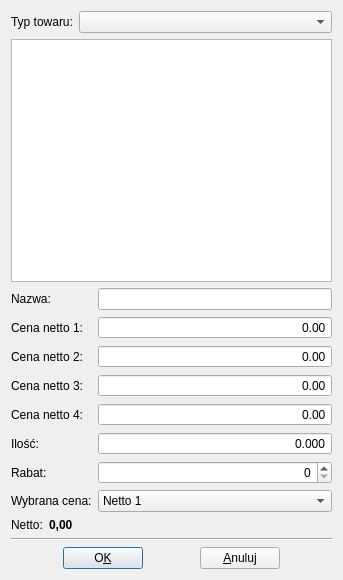
<?xml version="1.0" encoding="UTF-8"?>
<ui version="4.0">
 <class>CommodityListDialog</class>
 <widget class="QDialog" name="CommodityListDialog">
  <property name="geometry">
   <rect>
    <x>0</x>
    <y>0</y>
    <width>343</width>
    <height>580</height>
   </rect>
  </property>
  <property name="windowTitle">
   <string>Wybierz towar z listy</string>
  </property>
  <layout class="QVBoxLayout" name="verticalLayout">
   <item>
    <layout class="QFormLayout" name="formLayout_3">
     <item row="0" column="0">
      <widget class="QLabel" name="labelCommodities">
       <property name="maximumSize">
        <size>
         <width>32767</width>
         <height>32767</height>
        </size>
       </property>
       <property name="text">
        <string>Typ towaru:</string>
       </property>
       <property name="scaledContents">
        <bool>false</bool>
       </property>
       <property name="wordWrap">
        <bool>false</bool>
       </property>
       <property name="buddy">
        <cstring>comboBoxCommodities</cstring>
       </property>
      </widget>
     </item>
     <item row="0" column="1">
      <widget class="QComboBox" name="comboBoxCommodities">
       <property name="sizePolicy">
        <sizepolicy hsizetype="Preferred" vsizetype="Preferred">
         <horstretch>0</horstretch>
         <verstretch>0</verstretch>
        </sizepolicy>
       </property>
      </widget>
     </item>
    </layout>
   </item>
   <item>
    <widget class="QListView" name="listViewCommodities"/>
   </item>
   <item>
    <layout class="QFormLayout" name="formLayout_2">
     <item row="0" column="0">
      <widget class="QLabel" name="labelName">
       <property name="text">
        <string>Nazwa:</string>
       </property>
       <property name="wordWrap">
        <bool>false</bool>
       </property>
       <property name="buddy">
        <cstring>lineEditName</cstring>
       </property>
      </widget>
     </item>
     <item row="0" column="1">
      <widget class="QLineEdit" name="lineEditName">
       <property name="enabled">
        <bool>true</bool>
       </property>
       <property name="focusPolicy">
        <enum>Qt::StrongFocus</enum>
       </property>
       <property name="readOnly">
        <bool>true</bool>
       </property>
      </widget>
     </item>
     <item row="1" column="0">
      <widget class="QLabel" name="labelPriceNet1">
       <property name="text">
        <string>Cena netto 1:</string>
       </property>
       <property name="wordWrap">
        <bool>false</bool>
       </property>
       <property name="buddy">
        <cstring>doubleSpinBoxPriceNet1</cstring>
       </property>
      </widget>
     </item>
     <item row="1" column="1">
      <widget class="QDoubleSpinBox" name="doubleSpinBoxPriceNet1">
       <property name="alignment">
        <set>Qt::AlignRight|Qt::AlignTrailing|Qt::AlignVCenter</set>
       </property>
       <property name="buttonSymbols">
        <enum>QAbstractSpinBox::NoButtons</enum>
       </property>
       <property name="maximum">
        <double>999999999.000000000000000</double>
       </property>
      </widget>
     </item>
     <item row="2" column="0">
      <widget class="QLabel" name="labelPriceNet2">
       <property name="text">
        <string>Cena netto 2:</string>
       </property>
       <property name="wordWrap">
        <bool>false</bool>
       </property>
       <property name="buddy">
        <cstring>doubleSpinBoxPriceNet2</cstring>
       </property>
      </widget>
     </item>
     <item row="2" column="1">
      <widget class="QDoubleSpinBox" name="doubleSpinBoxPriceNet2">
       <property name="alignment">
        <set>Qt::AlignRight|Qt::AlignTrailing|Qt::AlignVCenter</set>
       </property>
       <property name="buttonSymbols">
        <enum>QAbstractSpinBox::NoButtons</enum>
       </property>
       <property name="maximum">
        <double>99999.990000000005239</double>
       </property>
      </widget>
     </item>
     <item row="3" column="0">
      <widget class="QLabel" name="labelPriceNet3">
       <property name="text">
        <string>Cena netto 3:</string>
       </property>
       <property name="wordWrap">
        <bool>false</bool>
       </property>
       <property name="buddy">
        <cstring>doubleSpinBoxPriceNet3</cstring>
       </property>
      </widget>
     </item>
     <item row="3" column="1">
      <widget class="QDoubleSpinBox" name="doubleSpinBoxPriceNet3">
       <property name="alignment">
        <set>Qt::AlignRight|Qt::AlignTrailing|Qt::AlignVCenter</set>
       </property>
       <property name="buttonSymbols">
        <enum>QAbstractSpinBox::NoButtons</enum>
       </property>
       <property name="maximum">
        <double>99999.990000000005239</double>
       </property>
      </widget>
     </item>
     <item row="4" column="0">
      <widget class="QLabel" name="labelPriceNet4">
       <property name="text">
        <string>Cena netto 4:</string>
       </property>
       <property name="wordWrap">
        <bool>false</bool>
       </property>
       <property name="buddy">
        <cstring>doubleSpinBoxPriceNet4</cstring>
       </property>
      </widget>
     </item>
     <item row="4" column="1">
      <widget class="QDoubleSpinBox" name="doubleSpinBoxPriceNet4">
       <property name="alignment">
        <set>Qt::AlignRight|Qt::AlignTrailing|Qt::AlignVCenter</set>
       </property>
       <property name="buttonSymbols">
        <enum>QAbstractSpinBox::NoButtons</enum>
       </property>
       <property name="maximum">
        <double>99999.990000000005239</double>
       </property>
      </widget>
     </item>
     <item row="5" column="0">
      <widget class="QLabel" name="labelAmount">
       <property name="text">
        <string>Ilość:</string>
       </property>
       <property name="wordWrap">
        <bool>false</bool>
       </property>
       <property name="buddy">
        <cstring>doubleSpinBoxAmount</cstring>
       </property>
      </widget>
     </item>
     <item row="5" column="1">
      <widget class="QDoubleSpinBox" name="doubleSpinBoxAmount">
       <property name="alignment">
        <set>Qt::AlignRight|Qt::AlignTrailing|Qt::AlignVCenter</set>
       </property>
       <property name="buttonSymbols">
        <enum>QAbstractSpinBox::NoButtons</enum>
       </property>
       <property name="decimals">
        <number>3</number>
       </property>
       <property name="maximum">
        <double>9999.989999999999782</double>
       </property>
      </widget>
     </item>
     <item row="6" column="0">
      <widget class="QLabel" name="labelDiscount">
       <property name="text">
        <string>Rabat:</string>
       </property>
       <property name="wordWrap">
        <bool>false</bool>
       </property>
       <property name="buddy">
        <cstring>spinBoxDiscount</cstring>
       </property>
      </widget>
     </item>
     <item row="6" column="1">
      <widget class="QSpinBox" name="spinBoxDiscount">
       <property name="alignment">
        <set>Qt::AlignRight|Qt::AlignTrailing|Qt::AlignVCenter</set>
       </property>
      </widget>
     </item>
     <item row="7" column="0">
      <widget class="QLabel" name="labelChosenNetPrice">
       <property name="text">
        <string>Wybrana cena:</string>
       </property>
       <property name="buddy">
        <cstring>comboBoxChosenNetPrice</cstring>
       </property>
      </widget>
     </item>
     <item row="7" column="1">
      <widget class="QComboBox" name="comboBoxChosenNetPrice">
       <item>
        <property name="text">
         <string>Netto 1</string>
        </property>
       </item>
       <item>
        <property name="text">
         <string>Netto 2</string>
        </property>
       </item>
       <item>
        <property name="text">
         <string>Netto 3</string>
        </property>
       </item>
       <item>
        <property name="text">
         <string>Netto 4</string>
        </property>
       </item>
      </widget>
     </item>
    </layout>
   </item>
   <item>
    <layout class="QFormLayout" name="formLayout">
     <property name="fieldGrowthPolicy">
      <enum>QFormLayout::AllNonFixedFieldsGrow</enum>
     </property>
     <item row="0" column="0">
      <widget class="QLabel" name="labelNet">
       <property name="text">
        <string>Netto:</string>
       </property>
       <property name="wordWrap">
        <bool>false</bool>
       </property>
      </widget>
     </item>
     <item row="0" column="1">
      <widget class="QLabel" name="labelNetVal">
       <property name="minimumSize">
        <size>
         <width>80</width>
         <height>0</height>
        </size>
       </property>
       <property name="font">
        <font>
         <weight>75</weight>
         <bold>true</bold>
        </font>
       </property>
       <property name="text">
        <string>0,00</string>
       </property>
       <property name="wordWrap">
        <bool>false</bool>
       </property>
      </widget>
     </item>
    </layout>
   </item>
   <item>
    <widget class="Line" name="line">
     <property name="orientation">
      <enum>Qt::Horizontal</enum>
     </property>
    </widget>
   </item>
   <item>
    <layout class="QHBoxLayout" name="_22">
     <item>
      <spacer name="spacer3">
       <property name="orientation">
        <enum>Qt::Horizontal</enum>
       </property>
       <property name="sizeType">
        <enum>QSizePolicy::Expanding</enum>
       </property>
       <property name="sizeHint" stdset="0">
        <size>
         <width>43</width>
         <height>20</height>
        </size>
       </property>
      </spacer>
     </item>
     <item>
      <widget class="QPushButton" name="pushButtonOK">
       <property name="text">
        <string>O&amp;K</string>
       </property>
       <property name="shortcut">
        <string>Alt+K</string>
       </property>
      </widget>
     </item>
     <item>
      <spacer name="spacer1">
       <property name="orientation">
        <enum>Qt::Horizontal</enum>
       </property>
       <property name="sizeType">
        <enum>QSizePolicy::Expanding</enum>
       </property>
       <property name="sizeHint" stdset="0">
        <size>
         <width>43</width>
         <height>20</height>
        </size>
       </property>
      </spacer>
     </item>
     <item>
      <widget class="QPushButton" name="pushButtonCancel">
       <property name="text">
        <string>&amp;Anuluj</string>
       </property>
       <property name="shortcut">
        <string>Alt+C</string>
       </property>
      </widget>
     </item>
     <item>
      <spacer name="spacer2">
       <property name="orientation">
        <enum>Qt::Horizontal</enum>
       </property>
       <property name="sizeType">
        <enum>QSizePolicy::Expanding</enum>
       </property>
       <property name="sizeHint" stdset="0">
        <size>
         <width>43</width>
         <height>20</height>
        </size>
       </property>
      </spacer>
     </item>
    </layout>
   </item>
  </layout>
 </widget>
 <layoutdefault spacing="6" margin="11"/>
 <pixmapfunction>qPixmapFromMimeSource</pixmapfunction>
 <tabstops>
  <tabstop>comboBoxCommodities</tabstop>
  <tabstop>listViewCommodities</tabstop>
  <tabstop>lineEditName</tabstop>
  <tabstop>doubleSpinBoxPriceNet1</tabstop>
  <tabstop>doubleSpinBoxPriceNet2</tabstop>
  <tabstop>doubleSpinBoxPriceNet3</tabstop>
  <tabstop>doubleSpinBoxPriceNet4</tabstop>
  <tabstop>doubleSpinBoxAmount</tabstop>
  <tabstop>spinBoxDiscount</tabstop>
  <tabstop>pushButtonOK</tabstop>
  <tabstop>pushButtonCancel</tabstop>
 </tabstops>
 <resources/>
 <connections/>
</ui>
